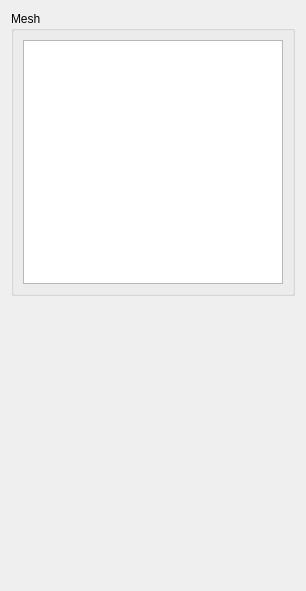
<?xml version="1.0" encoding="UTF-8"?>
<ui version="4.0">
 <class>RegionMeshWidget</class>
 <widget class="QWidget" name="RegionMeshWidget">
  <property name="geometry">
   <rect>
    <x>0</x>
    <y>0</y>
    <width>306</width>
    <height>591</height>
   </rect>
  </property>
  <property name="windowTitle">
   <string>Form</string>
  </property>
  <layout class="QVBoxLayout" name="verticalLayout_3">
   <item>
    <widget class="QGroupBox" name="groupBox_Mesh">
     <property name="title">
      <string>Mesh</string>
     </property>
     <layout class="QVBoxLayout" name="verticalLayout">
      <item>
       <widget class="QTableWidget" name="tableWidget_Mesh"/>
      </item>
     </layout>
    </widget>
   </item>
   <item>
    <spacer name="verticalSpacer">
     <property name="orientation">
      <enum>Qt::Vertical</enum>
     </property>
     <property name="sizeHint" stdset="0">
      <size>
       <width>20</width>
       <height>280</height>
      </size>
     </property>
    </spacer>
   </item>
  </layout>
 </widget>
 <resources/>
 <connections/>
</ui>
